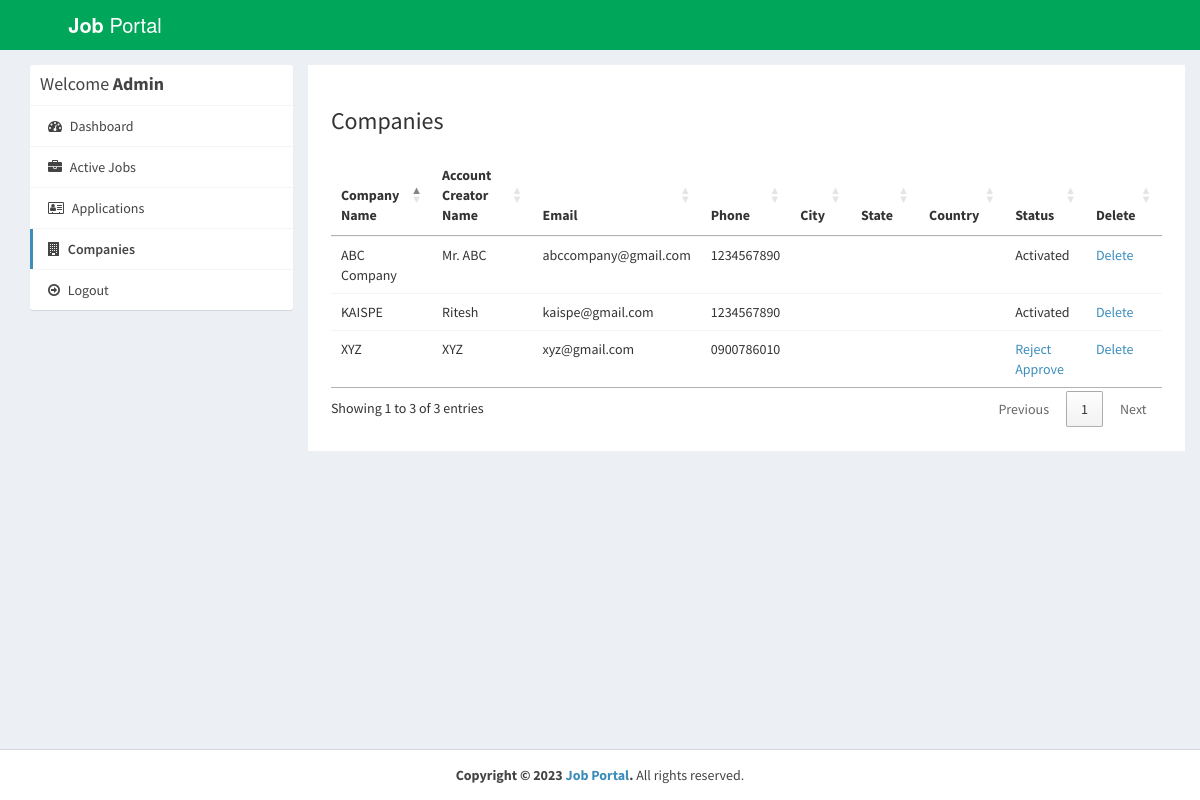
/admin/companies.php (signed in), run on the app's committed database.
### tables this page shows
CREATE TABLE `company` (
  `id_company` int(11) NOT NULL,
  `name` varchar(255) NOT NULL,
  `companyname` varchar(255) NOT NULL,
  `contactno` varchar(255) NOT NULL,
  `website` varchar(255) NOT NULL,
  `email` varchar(255) NOT NULL,
  `password` varchar(255) NOT NULL,
  `aboutme` varchar(255) DEFAULT NULL,
  `logo` varchar(255) NOT NULL,
  `createdAt` timestamp NOT NULL DEFAULT current_timestamp(),
  `active` int(11) NOT NULL DEFAULT 2,
  `id_city` int(11) NOT NULL
);

### admin/companies.php (the view, shortened to what this page needs)
<?php
require_once("../db.php");
?>
<!DOCTYPE html>
<html>
<head>
  <link rel="stylesheet" href="https://cdnjs.cloudflare.com/ajax/libs/twitter-bootstrap/3.3.7/css/bootstrap.min.css">
  <link rel="stylesheet" href="https://cdnjs.cloudflare.com/ajax/libs/font-awesome/4.7.0/css/font-awesome.min.css">
  <link rel="stylesheet" href="https://cdnjs.cloudflare.com/ajax/libs/ionicons/2.0.1/css/ionicons.min.css">
  <link rel="stylesheet" href="https://cdn.datatables.net/1.10.15/css/jquery.dataTables.min.css">
  <link rel="stylesheet" href="../css/AdminLTE.min.css">
  <link rel="stylesheet" href="../css/_all-skins.min.css">
  <link rel="stylesheet" href="../css/custom.css">
</head>
<body class="hold-transition skin-green sidebar-mini">
<div class="wrapper">
  <header class="main-header">
    <a href="index.php" class="logo logo-bg">
      <span class="logo-lg"><b>Job</b> Portal</span>
    </a>
    <nav class="navbar navbar-static-top">
    </nav>
  </header>
  <div class="content-wrapper" style="margin-left: 0px;">
    <section id="candidates" class="content-header">
      <div class="container">
        <div class="row">
          <div class="col-md-3">
            <div class="box box-solid">
              <div class="box-header with-border">
                <h3 class="box-title">Welcome <b>Admin</b></h3>
              </div>
              <div class="box-body no-padding">
                <ul class="nav nav-pills nav-stacked">
                  <li><a href="dashboard.php"><i class="fa fa-dashboard"></i> Dashboard</a></li>
                  <li><a href="active-jobs.php"><i class="fa fa-briefcase"></i> Active Jobs</a></li>
                  <li><a href="applications.php"><i class="fa fa-address-card-o"></i> Applications</a></li>
                  <li class="active"><a href="companies.php"><i class="fa fa-building"></i> Companies</a></li>
                  <li><a href="../logout.php"><i class="fa fa-arrow-circle-o-right"></i> Logout</a></li>
                </ul>
              </div>
            </div>
          </div>
          <div class="col-md-9 bg-white padding-2">
            <h3>Companies</h3>
            <div class="row margin-top-20">
              <div class="col-md-12">
                <div class="box-body table-responsive no-padding">
                  <table id="example2" class="table table-hover">
                    <thead>
                      <th>Company Name</th>
                      <th>Account Creator Name</th>
                      <th>Email</th>
                      <th>Phone</th>
                      <th>City</th>
                      <th>State</th>
                      <th>Country</th>
                      <th>Status</th>
                      <th>Delete</th>
                    </thead>
                    <tbody>
                      <?php
                      $sql = "SELECT * FROM company";
                      $result = $conn->query($sql);
                      if($result->num_rows > 0) {
                        while($row = $result->fetch_assoc()) {
                      ?>
                      <tr>
                        <td><?php echo $row['companyname']; ?></td>
                        <td><?php echo $row['name']; ?></td>
                        <td><?php echo $row['email']; ?></td>
                        <td><?php echo $row['contactno']; ?></td>
                        <td><?php echo $row['city']; ?></td>
                        <td><?php echo $row['state']; ?></td>
                        <td><?php echo $row['country']; ?></td>
                        <td>
                        <?php
                          if($row['active'] == '1') {
                            echo "Activated";
                          } else if($row['active'] == '2') {
                            ?>
                            <a href="reject-company.php?id=<?php echo $row['id_company']; ?>">Reject</a> <a href="approve-company.php?id=<?php echo $row['id_company']; ?>">Approve</a>
                            <?php
                          } else if ($row['active'] == '3') {
                            ?>
                              <a href="approve-company.php?id=<?php echo $row['id_company']; ?>">Reactivate</a>
                            <?php
                          } else if($row['active'] == '0') {
                            echo "Rejected";
                          }
                        ?>
                        </td>
                        <td><a href="delete-company.php?id=<?php echo $row['id_company']; ?>">Delete</a></td>
                      </tr>
                     <?php
                        }
                      }
                    ?>
                    </tbody>
                  </table>
                </div>
              </div>
            </div>
          </div>
        </div>
      </div>
    </section>
  </div>
  <footer class="main-footer" style="margin-left: 0px;">
    <div class="text-center">
      <strong>Copyright &copy; 2023 <a href="jonsnow.netai.net">Job Portal</a>.</strong> All rights
    reserved.
    </div>
  </footer>
</div>
</body>
</html>

### css/custom.css (style rules this page uses)
.logo-bg { background-color: #00A65A !important; }
.margin-top-20 { margin-top: 20px; }
.padding-2 { padding: 2%; }
.bg-white { background-color: #fff; }

### data on the page
company: companyname "KAISPE", name "Ritesh", email "kaispe@gmail.com", contactno "1234567890", active "Activated"
company: companyname "ABC Company", name "Mr. ABC", email "abccompany@gmail.com", contactno "1234567890", active "Activated"
company: companyname "XYZ", name "XYZ", email "xyz@gmail.com", contactno "0900786010"
